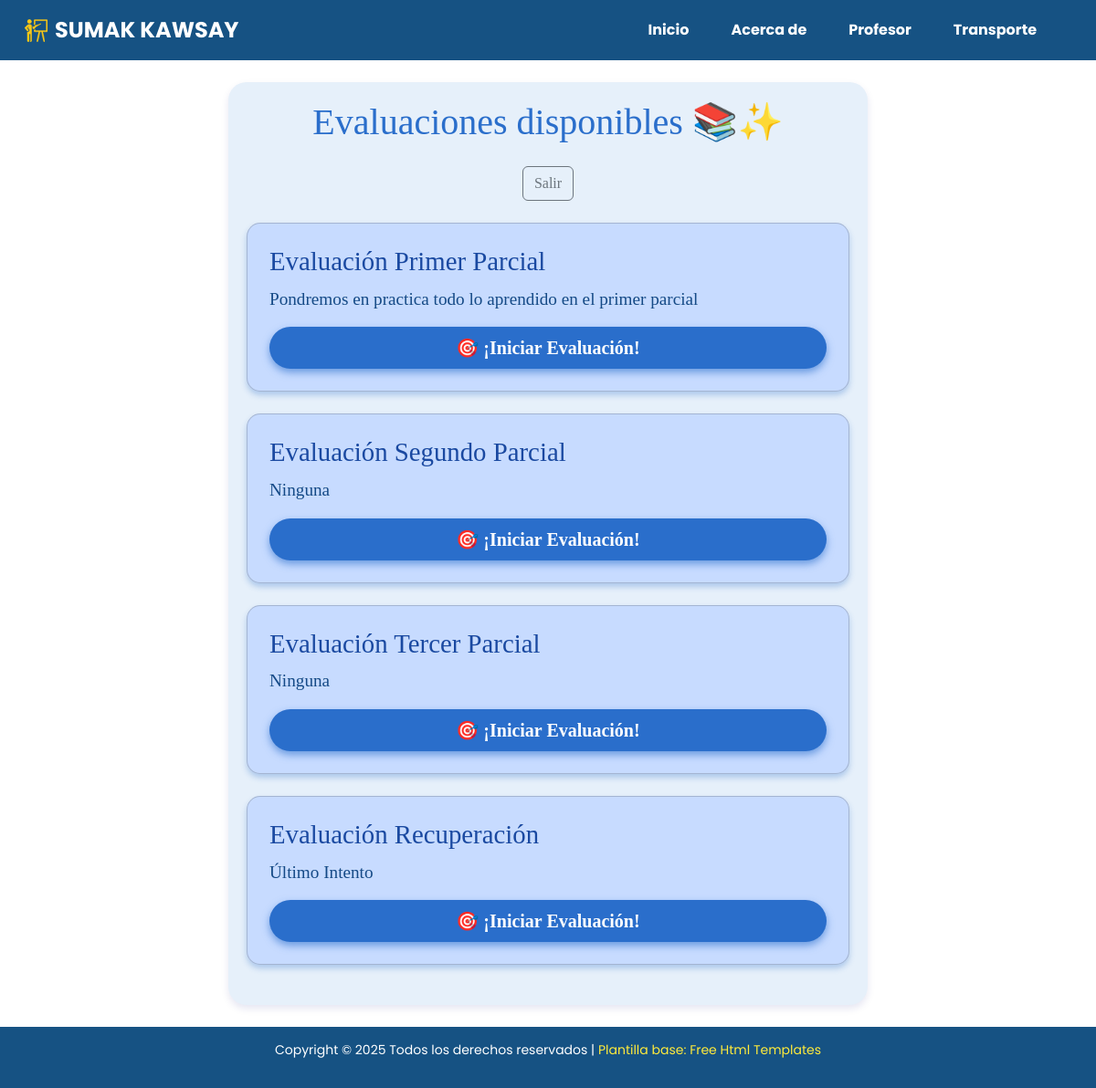
Before: /ver_evaluacion/ (signed in) with the older database file.
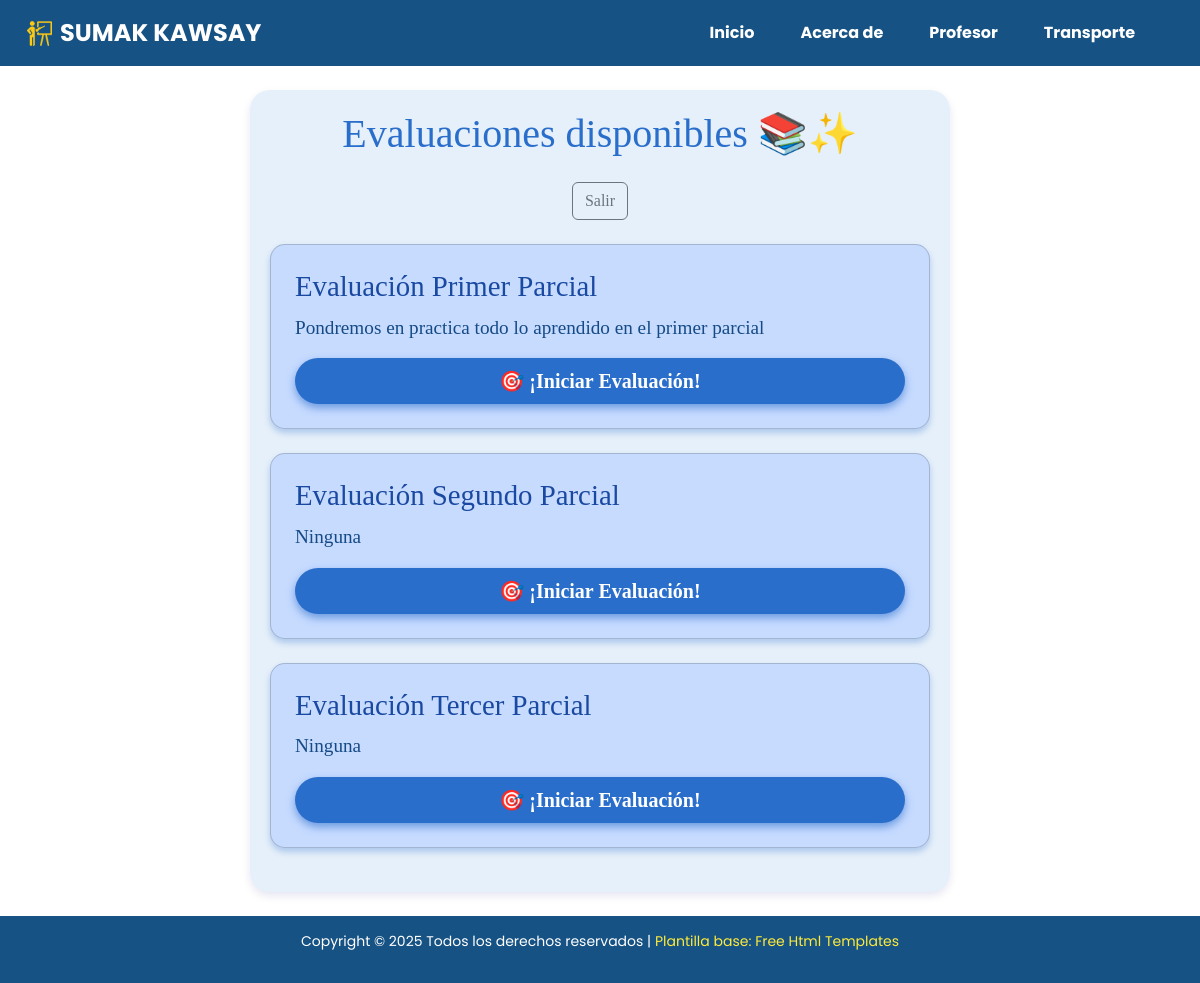
After: the same page with the newer database file.
### Aplicaciones/Modulos/models.py (models this page shows, shortened)
class Evaluacion(models.Model):
    titulo_eva = models.CharField(max_length=200)
    descripcion_eva = models.TextField()
    nivel_escolar_eva = models.CharField(max_length=50, blank=True, null=True)
    estado_eva = models.BooleanField(default=True)
    tipo_aprendizaje_eva = models.TextField()
    fecha_creacion_eva = models.DateTimeField(auto_now_add=True)
    fecha_actualizacion_eva = models.DateTimeField(auto_now=True)

### Aplicaciones/Modulos/views.py (the view)
# urls.py: path('ver_evaluacion/', views.ver_evaluacion, name='ver_evaluacion'),
def ver_evaluacion(request):
    estudiante_id = request.session.get('estudiante_id')
    if not estudiante_id:
        return redirect('login_estudiante')
    estudiante = Estudiante.objects.filter(id=estudiante_id).first()
    if not estudiante:
        return redirect('login_estudiante')
    evaluaciones = Evaluacion.objects.filter(estado_eva=True)
    return render(request, 'Evaluacion/ver_evaluacion.html', {
        'estudiante': estudiante,
        'evaluaciones': evaluaciones,  # NOTA: plural
    })

### Aplicaciones/Modulos/templates/Evaluacion/ver_evaluacion.html
{% extends 'plantillaModulos.html' %}
{% load static %}
{% block body %}
<div class="container mt-4" style="font-family: 'Comic Sans MS', cursive; background-color: #e6f0fa; border-radius: 20px; padding: 20px; max-width: 700px; box-shadow: 0 4px 8px rgba(0,0,128,0.1);">
    <h2 class="text-center mb-4" style="color: #2a6ecb; font-size: 2.5rem;">
        Evaluaciones disponibles 📚✨
    </h2>
    <div class="text-center">
        <a href="{% url 'login_estudiante' %}" class="btn btn-outline-secondary">Salir</a>
    </div>
    <br>
    {% if evaluaciones %}
        {% for evaluacion in evaluaciones %}
            <div class="card mb-4 p-4" style="border-radius: 15px; background-color: #c7dbff; box-shadow: 0 4px 6px rgba(42, 110, 203, 0.3);">
                <h3 style="color: #1a49a1; font-size: 1.8rem; margin-bottom: 10px;">
                    {{ evaluacion.titulo_eva }}
                </h3>
                <p style="font-size: 1.2rem; color: #154a86;">
                    {{ evaluacion.descripcion_eva }}
                </p>
                <a href="{% url 'mostrar_evaluacion' evaluacion.id %}"
                   class="btn btn-primary btn-lg"
                   style="border-radius: 25px; font-weight: bold; background-color: #2a6ecb; border: none; box-shadow: 0 4px 8px rgba(42, 110, 203, 0.6);">
                   🎯 ¡Iniciar Evaluación!
                </a>
            </div>
        {% endfor %}
    {% else %}
        <p class="text-center" style="font-size: 1.5rem; color: #6a8ccf; margin-top: 40px;">
            No hay evaluaciones disponibles 😔
        </p>
    {% endif %}
</div>
{% endblock %}

### Aplicaciones/Modulos/templates/plantillaModulos.html (shortened to what this page needs)
{% load static %}
<!DOCTYPE html>
<html lang="es">
<head>
  <link rel="stylesheet" href="https://cdn.jsdelivr.net/npm/bootstrap@5.3.2/dist/css/bootstrap.min.css">
  <link rel="stylesheet" href="https://cdnjs.cloudflare.com/ajax/libs/font-awesome/6.5.2/css/all.min.css">
  <link rel="stylesheet" href="{% static 'plantilla/adward/css/style.css' %}">
  <link rel="stylesheet" href="{% static 'plantilla/adward/css/responsive.css' %}">
  <link rel="stylesheet" type="text/css" href="//cdn.datatables.net/2.0.8/css/dataTables.dataTables.min.css"link>
</head>
<body>
  <nav class="navbar navbar-expand-lg">
    <div class="container">
      <a class="navbar-brand d-flex align-items-center" href="{% url 'inicio' %}">
        <img src="{% static 'plantilla/adward/images/logo.png' %}" alt="Logo" width="50" class="me-2">
        <span>SUMAK KAWSAY</span>
      </a>
      <div class="collapse navbar-collapse" id="menu">
        <ul class="navbar-nav ms-auto">
          <li class="nav-item"><a class="nav-link" href="{% url 'inicio' %}">Inicio</a></li>
          <li class="nav-item"><a class="nav-link" href="#">Acerca de</a></li>
          <li class="nav-item"><a class="nav-link" href="{% url 'login_profesor' %}">Profesor</a></li>
          <li class="nav-item"><a class="nav-link" href="#">Transporte</a></li>
        </ul>
      </div>
    </div>
  </nav>
  <div class="container my-4">
    {% block body %}
    {% endblock %}
  </div>
  <footer>
    <p>Copyright &copy; 2025 Todos los derechos reservados |
      <a href="https://html.design/">Plantilla base: Free Html Templates</a>
    </p>
  </footer>
</body>
</html>

### kichwa/static/plantilla/adward/css/style.css (style rules this page uses)
body { font-family: 'Poppins', sans-serif; color: #48494a; background-image: linear-gradient(rgba(255, 255, 255, 0.5), rgba(255, 255, 255, 0.5)), url(../images/fondo1.gif); background-repeat: no-repeat; background-position: center center; background-size: cover; background-attachment: fixed; min-height: 100vh; margin: 0; padding: 0; }
nav.navbar.navbar-expand-lg { padding: 10px 0; }
a, a:hover, a:focus { text-decoration: none; }
.btn, .btn:focus { outline: none !important; box-shadow: none; }
.navbar-brand img { width: 25px; margin-right: 7px; }
.navbar-brand { display: flex; align-items: center; }
.navbar-brand span { font-size: 20px; font-weight: 700; color: #fefefe; }

### kichwa/static/plantilla/adward/css/responsive.css (style rules this page uses)
@media (min-width: 1200px) { .container { max-width: 1170px; } }

Changed rows visible on the page:
removed Evaluacion: titulo_eva "Evaluación Recuperación", descripcion_eva "Último Intento"
